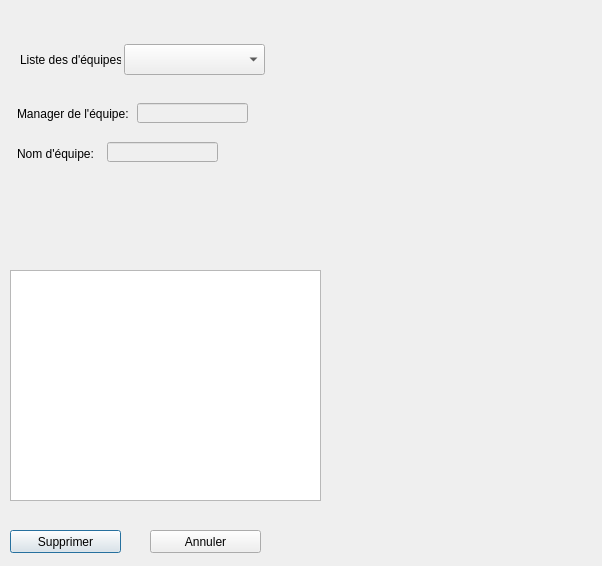
<?xml version="1.0" encoding="UTF-8"?>
<ui version="4.0">
 <class>supprimer_equipe</class>
 <widget class="QDialog" name="supprimer_equipe">
  <property name="geometry">
   <rect>
    <x>0</x>
    <y>0</y>
    <width>602</width>
    <height>566</height>
   </rect>
  </property>
  <property name="windowTitle">
   <string>Dialog</string>
  </property>
  <widget class="QLineEdit" name="list_e_nom">
   <property name="enabled">
    <bool>false</bool>
   </property>
   <property name="geometry">
    <rect>
     <x>107</x>
     <y>142</y>
     <width>111</width>
     <height>20</height>
    </rect>
   </property>
   <property name="font">
    <font>
     <pointsize>8</pointsize>
     <weight>75</weight>
     <bold>true</bold>
    </font>
   </property>
  </widget>
  <widget class="QComboBox" name="comboBox_equipe">
   <property name="geometry">
    <rect>
     <x>124</x>
     <y>44</y>
     <width>141</width>
     <height>31</height>
    </rect>
   </property>
  </widget>
  <widget class="QLabel" name="label_3">
   <property name="geometry">
    <rect>
     <x>17</x>
     <y>104</y>
     <width>111</width>
     <height>20</height>
    </rect>
   </property>
   <property name="text">
    <string>Manager de l'équipe:</string>
   </property>
  </widget>
  <widget class="QLineEdit" name="liste_e_manager">
   <property name="enabled">
    <bool>false</bool>
   </property>
   <property name="geometry">
    <rect>
     <x>137</x>
     <y>103</y>
     <width>111</width>
     <height>20</height>
    </rect>
   </property>
   <property name="font">
    <font>
     <pointsize>8</pointsize>
     <weight>75</weight>
     <bold>true</bold>
    </font>
   </property>
  </widget>
  <widget class="QLabel" name="label_7">
   <property name="geometry">
    <rect>
     <x>17</x>
     <y>144</y>
     <width>81</width>
     <height>20</height>
    </rect>
   </property>
   <property name="text">
    <string>Nom d'équipe:</string>
   </property>
  </widget>
  <widget class="QLabel" name="label_10">
   <property name="geometry">
    <rect>
     <x>20</x>
     <y>50</y>
     <width>101</width>
     <height>20</height>
    </rect>
   </property>
   <property name="text">
    <string>Liste des d'équipes:</string>
   </property>
  </widget>
  <widget class="QListView" name="listView">
   <property name="geometry">
    <rect>
     <x>10</x>
     <y>270</y>
     <width>311</width>
     <height>231</height>
    </rect>
   </property>
  </widget>
  <widget class="QLabel" name="image_2">
   <property name="geometry">
    <rect>
     <x>370</x>
     <y>40</y>
     <width>201</width>
     <height>201</height>
    </rect>
   </property>
   <property name="text">
    <string/>
   </property>
  </widget>
  <widget class="QLabel" name="image_3">
   <property name="geometry">
    <rect>
     <x>400</x>
     <y>270</y>
     <width>171</width>
     <height>261</height>
    </rect>
   </property>
   <property name="text">
    <string/>
   </property>
  </widget>
  <widget class="QPushButton" name="supprimer_equipe_2">
   <property name="geometry">
    <rect>
     <x>10</x>
     <y>530</y>
     <width>111</width>
     <height>23</height>
    </rect>
   </property>
   <property name="text">
    <string>Supprimer</string>
   </property>
  </widget>
  <widget class="QPushButton" name="annuler_la_suppression">
   <property name="geometry">
    <rect>
     <x>150</x>
     <y>530</y>
     <width>111</width>
     <height>23</height>
    </rect>
   </property>
   <property name="text">
    <string>Annuler</string>
   </property>
  </widget>
  <widget class="QLabel" name="label_sup">
   <property name="geometry">
    <rect>
     <x>0</x>
     <y>0</y>
     <width>601</width>
     <height>611</height>
    </rect>
   </property>
   <property name="text">
    <string/>
   </property>
  </widget>
  <zorder>label_sup</zorder>
  <zorder>list_e_nom</zorder>
  <zorder>comboBox_equipe</zorder>
  <zorder>label_3</zorder>
  <zorder>liste_e_manager</zorder>
  <zorder>label_7</zorder>
  <zorder>label_10</zorder>
  <zorder>listView</zorder>
  <zorder>image_2</zorder>
  <zorder>image_3</zorder>
  <zorder>supprimer_equipe_2</zorder>
  <zorder>annuler_la_suppression</zorder>
 </widget>
 <resources/>
 <connections/>
</ui>
